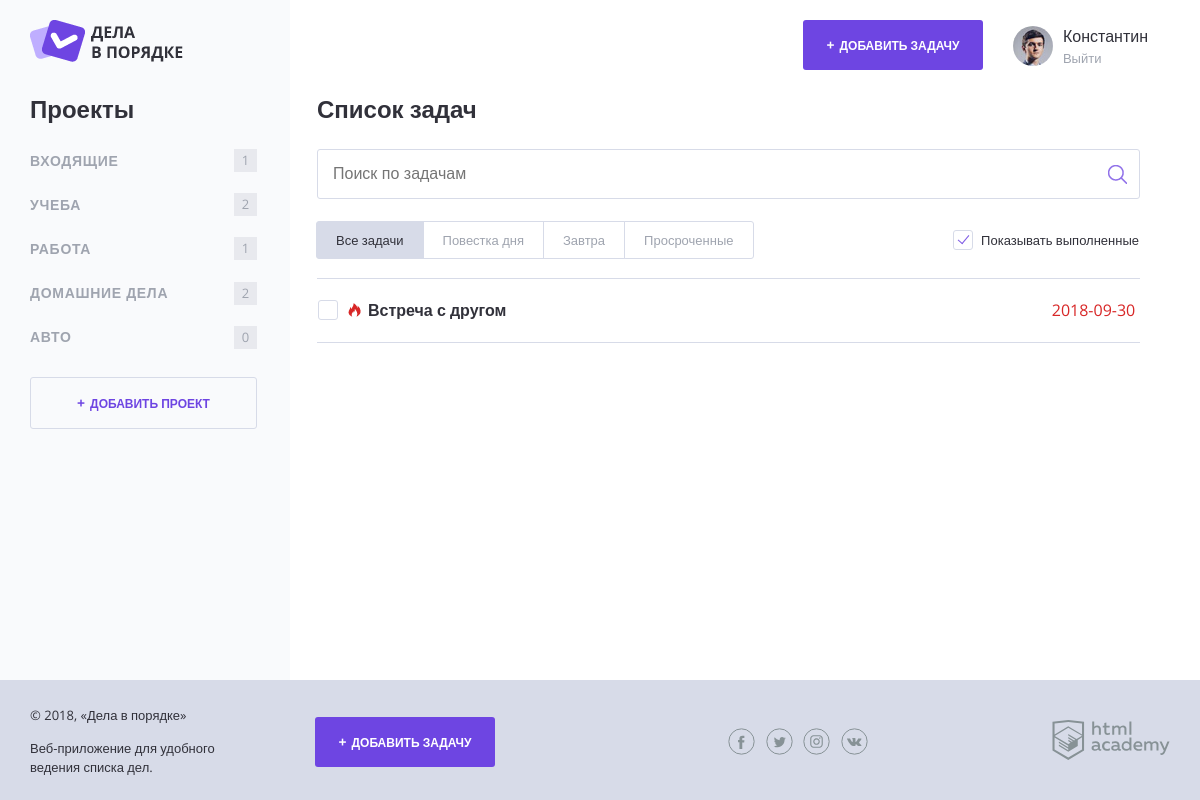
The app's page /?project=1 with its own data.
### tables this page shows
CREATE TABLE projects (
  id INT AUTO_INCREMENT PRIMARY KEY,
  p_name CHAR(255),
  user_id INT(5)
);

CREATE TABLE tasks (
  id INT AUTO_INCREMENT PRIMARY KEY,
  create_date DATE,
  name CHAR(255),
  file_name CHAR(255),
  file_url CHAR(255),
  user_id INT(5),
  project_id INT(5),
  execute_date DATE,
  ready BIT
);

### config/functions.php (called while the page is built, shortened)
<?php
function include_template($name, $data)
{
  $name = 'templates/' . $name;
  extract($data);
  require_once $name;
  $result = ob_get_clean();
  return $result;
}
function countTask($task_list, $project_id)
{
  $count = 0;
  foreach ($task_list as $key => $task) {
    if ($task['project_id'] === $project_id) {
      $count++;
    }
  }
  return $count;
}
function checkDates($date)
{
  $result = false;
  $secs_in_day = 24 * 60 * 60;
  $current_time = strtotime('now');
  $execute_date = strtotime($date);
  $time_before = $execute_date - $current_time;
  if ($execute_date) {
    $time_before <= $secs_in_day ? $result = true : $result = false;
  } else {
    $result = false;
  }
  return $result;
}
function getInfo($link, $sql, $user_id){
    if (!$res = mysqli_query($link, $sql)) {
        $dataArray['error'] = mysqli_error($link);
    } else {
        $dataArray['result'] = mysqli_fetch_all($res, MYSQLI_ASSOC);
    }
    return $dataArray;
}

### index.php (called while the page is built, shortened)
<?php
require_once($_SERVER['DOCUMENT_ROOT'].'/config/init.php');
if (!$link) {
    $error['error_connect'] = mysqli_connect_error();
    $page_content = include_template('error.php', ['error' => $error]);
    $page = include_template('layout.php', [
        'page_content' => $page_content,
        'page_title' => "Дела в порядке",
      ]
    );
} else {
    $project_id = $_GET['project'] ?? '';
    $sql = "SELECT `id`, `p_name`, `user_id` FROM projects WHERE `user_id` = '$user_id'";
    $projects_array = getInfo($link, $sql, $user_id);
    isset($projects_array['error']) ? $error['project_list'] = mysqli_error($link) : $project_list = $projects_array['result'];
    $sql = "SELECT * FROM tasks WHERE `user_id` = '$user_id'";
    $all_tasks_array = getInfo($link, $sql, $user_id);
    isset($all_tasks_array['error']) ? $error['all_tasks'] = mysqli_error($link) : $all_tasks = $all_tasks_array['result'];
    $sql = "SELECT * FROM tasks WHERE `user_id` = '$user_id'";
    if (isset($_GET['project'])) {
       $sql .= "&& `project_id` = '$project_id'";
    }
    $task_list_array = getInfo($link, $sql, $user_id);
    isset($task_list_array['error']) ? $error['task_list'] = mysqli_error($link) : $task_list = $task_list_array['result'];
    if(isset($error)) {
        $page_content = include_template('error.php', ['error' => $error]);
        $page = include_template('layout.php', [
            'page_content' => $page_content,
            'page_title' => "Дела в порядке",
          ]
        );
    } else {
        $page_content = include_template('index.php', [
            'task_list' => $task_list,
            'show_complete_tasks' => $show_complete_tasks
        ]);
        $page = include_template('layout.php', [
            'page_content' => $page_content,
            'page_title' => "Дела в порядке",
            'project_list' => $project_list,
            'task_list' => $task_list,
            'all_tasks' => $all_tasks,
            'show_complete_tasks' => $show_complete_tasks,
          ]
        );
    }
}
print_r($page);

### config/init.php (called while the page is built, shortened)
<?php
require_once($_SERVER['DOCUMENT_ROOT'] . '/config/functions.php');
$show_complete_tasks = 1;
$user_id = 1;
?>

### templates/project_list.php (the view)
<?php foreach ($project_list as $key => $project):?>
    <li class="main-navigation__list-item">
        <a class="main-navigation__list-item-link" href="/?project=<?=$project['id']?>"><?=$project['p_name']?></a>
        <span class="main-navigation__list-item-count"><?=countTask($all_tasks, $project['id'])?></span>
    </li>
<?php endforeach;?>

### templates/table_task.php (shortened to what this page needs)
<table class="tasks">
  <?php foreach ($task_list as $key => $task): ?>
    <?php if ($show_complete_tasks === 1 || !$task['ready']): ?>
      <tr class="tasks__item task
        <?php if($task['ready']):?>task--completed<?php endif;?>
        <?php if(checkDates($task['execute_date'])):?>task--important<?endif;?>
      ">
        <td class="task__select">
          <label class="checkbox task__checkbox">
            <span class="checkbox__text"><?=htmlspecialchars($task['name'])?></span>
          </label>
        </td>
        <td class="task__file">
        </td>
        <td class="task__date">
            <?php if($task['execute_date']):?>
                <?=$task['execute_date']?>
            <?else:?>
                Нет
            <?endif;?>
        </td>
      </tr>
    <?php endif; ?>
  <?php endforeach; ?>
</table>

### css/style.css (style rules this page uses)
html, body { height: 100%; }
body { position: relative; min-width: 1180px; font-size: 16px; font-family: "OpenSans", sans-serif; color: #31313a; }
a { text-decoration: none; }
.main-navigation__list-item { display: flex; align-items: center; font-size: 14px; color: #9fa4af; text-transform: uppercase; }
.main-navigation__list-item-link { flex-grow: 1; padding: 14px 8px; font-weight: bold; color: inherit; text-decoration: none; letter-spacing: 0.05em; }
.main-navigation__list-item-count { display: inline-block; min-width: 19px; min-height: 19px; margin-right: 33px; padding: 2px; font-size: 13px; line-height: 18px; text-align: center; background-color: #e8e9ee; }
.checkbox { position: relative; display: inline-block; vertical-align: top; border: 1px solid transparent; }
.checkbox__text { position: relative; display: block; padding: 1px 0 1px 28px; }
.checkbox__text::before { content: ""; position: absolute; top: 0; left: 0; width: 18px; height: 18px; border: 1px solid #d7dbe8; border-radius: 3px; }
.checkbox__text::after { content: ""; position: absolute; top: 5px; left: 5px; display: none; width: 10px; height: 5px; border-bottom: 1px solid #7f5be5; border-left: 1px solid #7f5be5; transform: rotate(-50deg); }
.tasks { width: 100%; border-collapse: collapse; }
.tasks__item:first-child td { border-top: 1px solid #d7dbe8; }
.tasks__item td { padding: 20px 0; border-bottom: 1px solid #d7dbe8; }
.task__checkbox .checkbox__input + .checkbox__text { font-weight: bold; }
.task--important .task__date { color: #d82727; }
.task--important .task__select .task__checkbox::before { content: ""; position: absolute; top: 3px; left: 30px; width: 13px; height: 14px; background: url("../img/fire.png") no-repeat 0 0; }
.task--important .task__select .checkbox__text { padding-left: 50px; }
.task__select { position: relative; width: 476px; }
.task__file { width: 190px; }
.task__date { width: 80px; }

### records on screen
projects: p_name "ВХОДЯЩИЕ", id "1"
projects: p_name "УЧЕБА", id "2"
projects: p_name "РАБОТА", id "1"
projects: p_name "ДОМАШНИЕ ДЕЛА", id "2"
projects: p_name "АВТО", id "0"
tasks: name "Встреча с другом", execute_date "2018-09-30"
